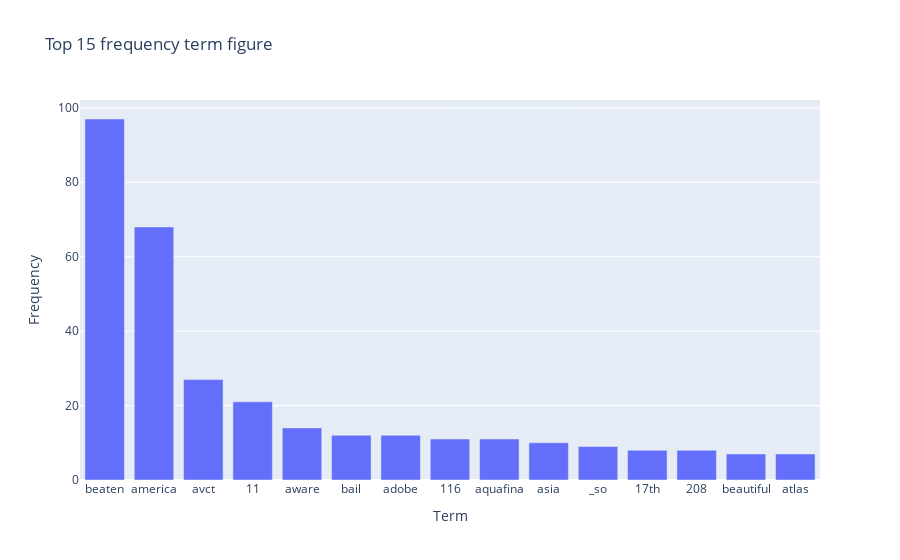

Notebook code for this chart:
### Markdown cell above
#### <span style = "color:red"> practice execise 13</span>

### Code cell
# practice 13
# 依據關鍵詞出現頻率作排序
df_sorted = df_termfreqs_px.sort_values(by="Frequency", ascending= False)
display(df_sorted)

#取前 15 名
df_sorted_head = df_sorted.head(n = 15)

# 以seaborn 作圖
fig_of_top_fiftn_term = px.bar(df_sorted_head,
                               x= "Term", y= "Frequency",
                               title = "Top 15 frequency term figure"
                               )

fig_of_top_fiftn_term.show()

### Figure 1 — Plotly figure (JSON) as saved in the notebook; plotly's stock layout.template omitted (floating-point values rounded to 4 significant figures)
{"data": [{"hovertemplate": "Term=%{x}<br>Frequency=%{y}<extra></extra>", "legendgroup": "", "marker": {"color": "#636efa", "pattern": {"shape": ""}}, "name": "", "orientation": "v", "showlegend": false, "textposition": "auto", "type": "bar", "x": ["beaten", "america", "avct", "11", "aware", "bail", "adobe", "116", "aquafina", "asia", "_so", "17th", "208", "beautiful", "atlas"], "xaxis": "x", "y": [97, 68, 27, 21, 14, 12, 12, 11, 11, 10, 9, 8, 8, 7, 7], "yaxis": "y"}], "layout": {"barmode": "relative", "legend": {"tracegroupgap": 0}, "title": {"text": "Top 15 frequency term figure"}, "xaxis": {"anchor": "y", "domain": [0, 1], "title": {"text": "Term"}}, "yaxis": {"anchor": "x", "domain": [0, 1], "title": {"text": "Frequency"}}}}
